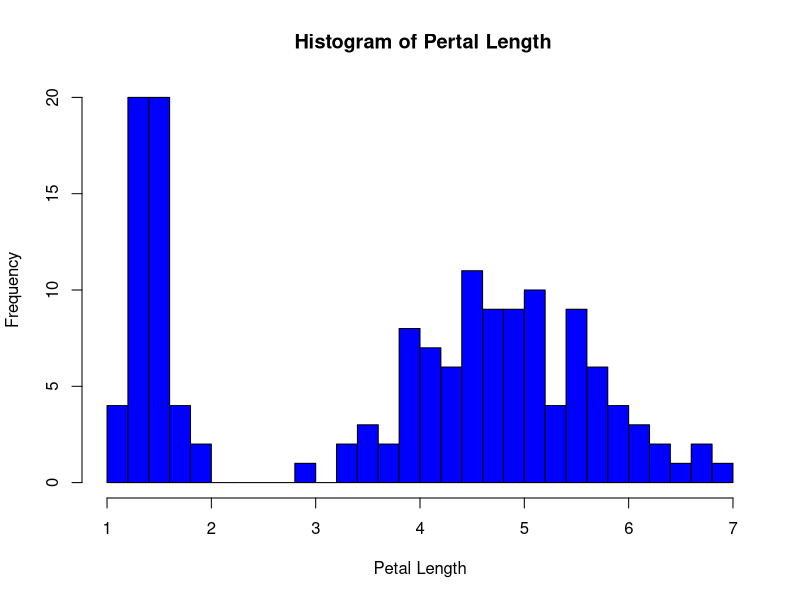
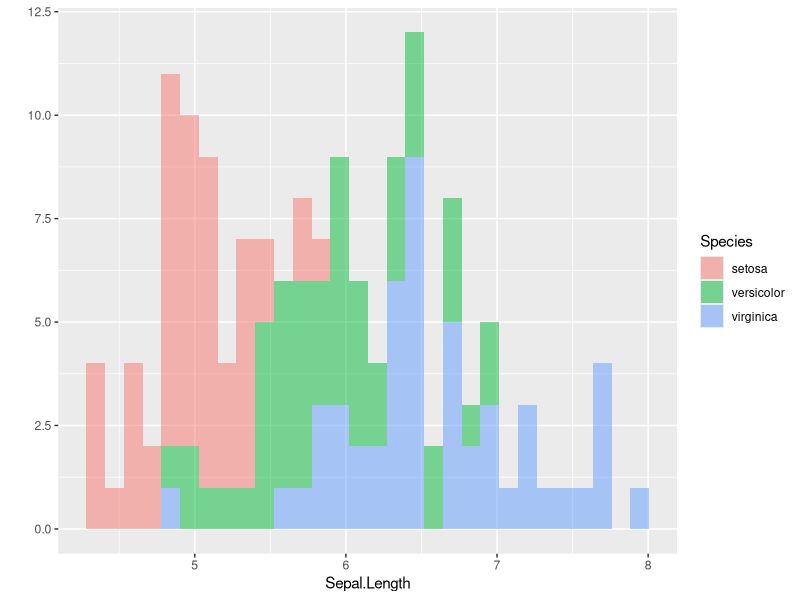
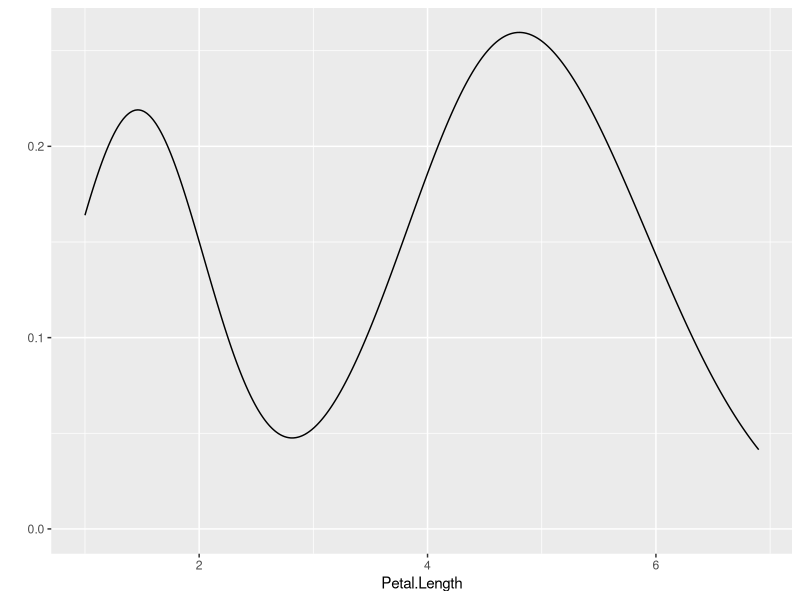
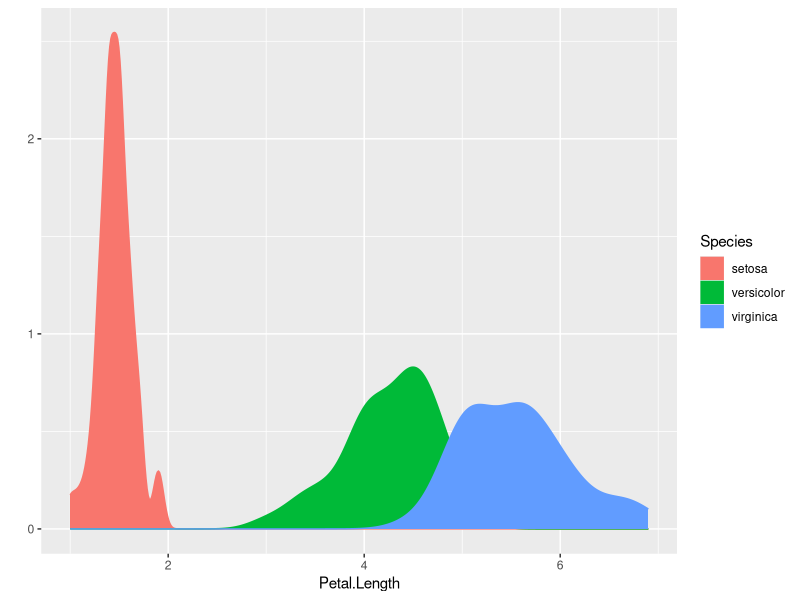
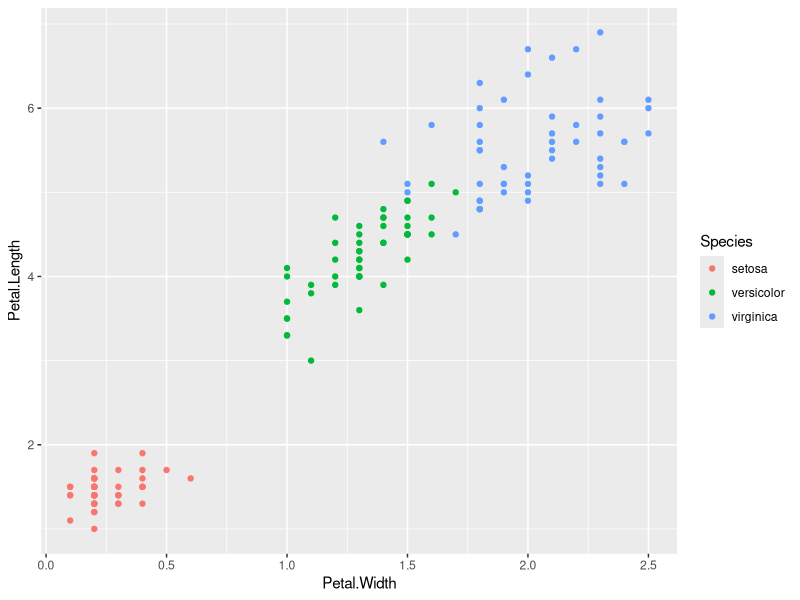
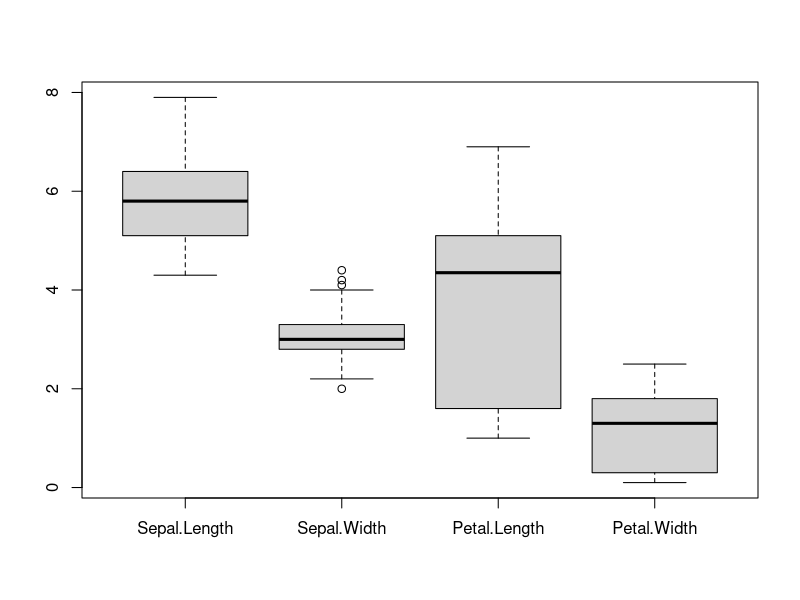
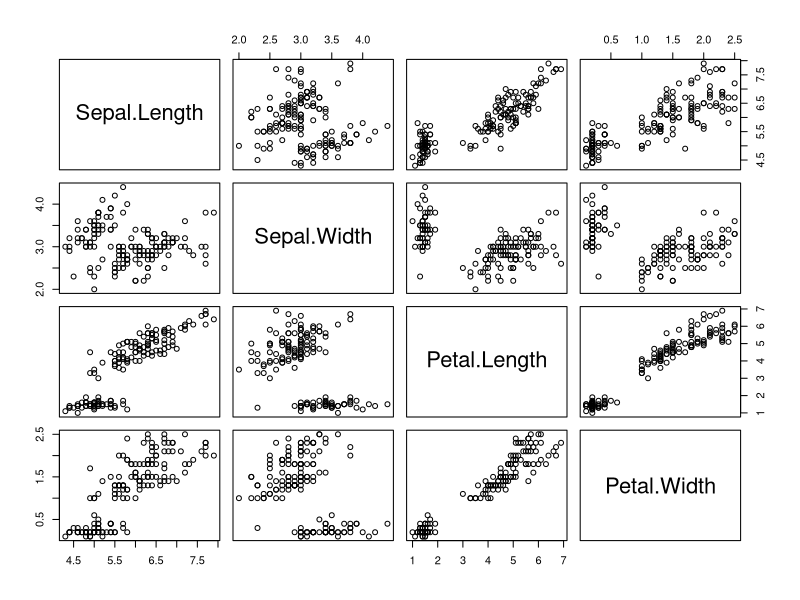
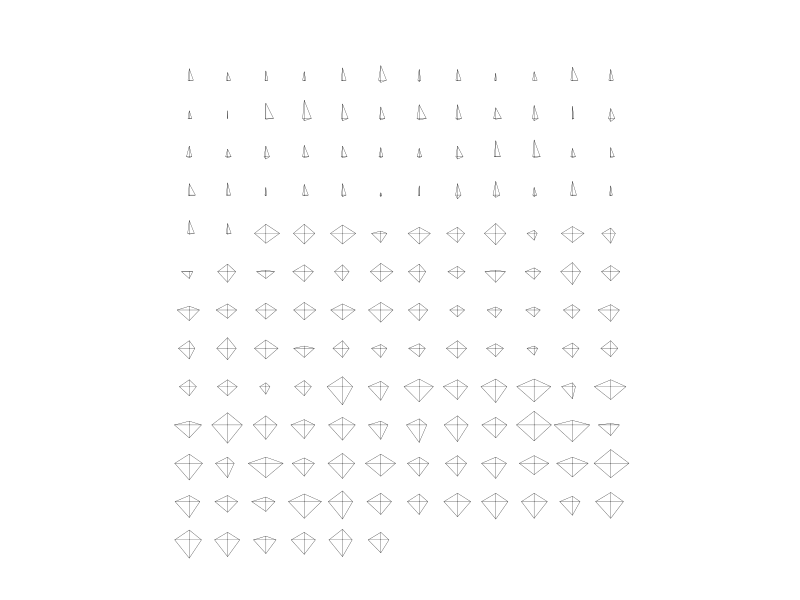

Recreate these plots in R, in order. (Note: this script raises an error after producing the figures.)
# Find all the files on 
# https://github.com/Abhijit25Mishra/R-Lab--ICS-321-
# https://rpubs.com/Panda_250
print("Abhijit Mishra")



# setting the working directory to use the csv file
print(getwd())
setwd("C:/Users/ASUS/OneDrive/Desktop/Study-Material/IIIT-Kottayam/SEM-6/Data warehousing and mining ICS 321/Lab/Lab-4")

# reading the csv file
sdata <- read.csv("Dataset.csv")

# Viewing the data
head(sdata)
which(is.na(sdata))
View(sdata)

# Handling the missing data
sdata$Age = ifelse(is.na(sdata$Age),ave(sdata$Age, FUN = function (x)mean(x, na.rm = TRUE)),sdata$Age)
sdata$Salary = ifelse(is.na(sdata$Salary),ave(sdata$Salary,FUN = function (x)mean(x,na.rm=TRUE)),sdata$Age)

# Encoding the data categorically
#sdata$Country = factor(sdata$Country, levels = c('France','Spain','Germany'), labels = c(1.0, 2.0 , 3.0 ))
sdata$Purchased = factor(sdata$Purchased,levels = c('No', 'Yes'),labels = c(0, 1))
sdata$Purchased[is.na(sdata$Purchased)] <- 0
as.factor(sdata$Purchased)

# splitting the dataset into the training and test set
library(caTools)
set.seed(123)
split = sample.split(sdata$Purchased,SplitRatio = 0.2)
training_set = subset(sdata,split == FALSE)
test_set = subset(sdata,split == TRUE)
View(training_set)
View(test_set)
training_set[, 2:3] = scale(training_set[, 2:3])
test_set[, 2:3] = scale(test_set[, 2:3])
training_set
test_set




# importing plotting lib
require(ggplot2)

# Viewing the data
View(iris)

# number of attributes
attributes(iris)

# Structure of data
typeof(iris)
str(iris)

# Size of data
ncol(iris)
nrow(iris)
dim(iris)
length(iris)

# summary of dataset
summary(iris)

# First row and last of dataset 
head(iris,1)
tail(iris,1)

# First 10 values of sepal length
head(iris[1],10)

# mean, median, range and quartiles are given in the summary
summary(iris)
summary(iris$Sepal.Length)

# variance of iris
var(iris[0:4])

# Histogram
hist(iris$Petal.Length,breaks = 30,col="blue", xlab = "Petal Length", main = " Histogram of Pertal Length" )
qplot(Sepal.Length, data=iris, geom='histogram', fill=Species, alpha=I(1/2))

# Density plot
qplot(Petal.Length, data=iris, geom='density')
qplot(Petal.Length, data=iris, geom='density', color=Species, fill=Species)

# Scatter plot
qplot(Petal.Width, Petal.Length, data=iris, color=Species)
# correlation and covariance
cor(iris$Sepal.Length, iris$Petal.Length)
cov(iris$Sepal.Length, iris$Petal.Length)
cov(iris[,1:4])

# making every plot i know of ;)
df <- iris[, 1:4]
boxplot(df)
pairs(df)
stars(df)
boxplot(iris)
scatter.smooth(iris)
table(iris)
pie(table(iris))
PL <- iris$Petal.Length
barplot(PL)
hist(PL)
SP <- iris$Species
boxplot(PL ~ SP)
summary(aov(PL ~ SP))
PW <- iris$Petal.Width
plot(PL, PW, col = SP)
abline(lm(PW ~ PL))
ma <- as.matrix(iris[, 1:4]) # convert to matrix
disMatarix <- dist(ma)
plot(hclust(disMatarix))
heatmap(ma,scale = "column",RowSideColors = rainbow(3)[iris$Species])




# inputting the age and %fat
age <- c(23,23,27,27,39,41,47,49,50,52,54,54,56,57,58,58,60,61)
fatpercent <- c(9.5,26.5,7.8,17.8,31.4,25.9,27.4,27.2,31.2,34.6,42.5,28.8,33.4,30.2,34.1,32.9,41.2,35.7)

# converting the data into dataframes
data <- list(Age = age,FatPercent = fatpercent)
data
df <- as.data.frame(data)
df

# finding the correlation
cor(df$Age,df$FatPercent)
